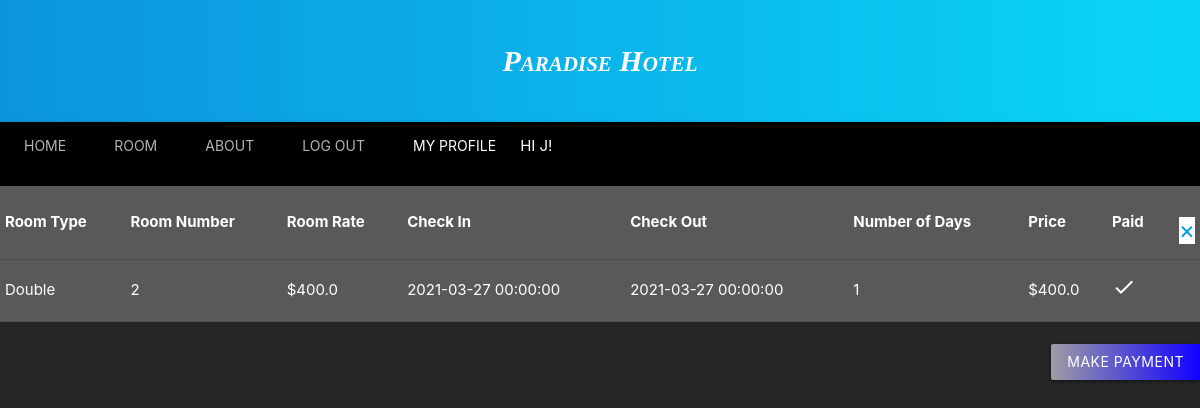
The app's page /MyBill/2 (signed in), older data.
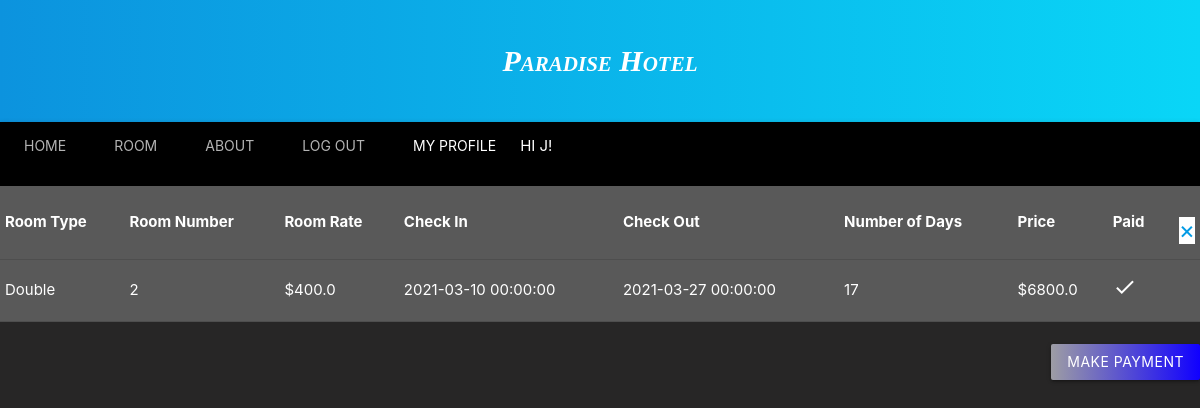
The same page, newer data.
### models.py (models this page shows, shortened)
class Bill(db.Model):
  roomType= db.Column(db.String(120), nullable=False)
  roomNumber= db.Column(db.Integer, db.ForeignKey('room.roomNumber'), primary_key= True)
  roomRate= db.Column( db.Float, nullable= False)
  check_in_Date= db.Column(db.DateTime, default=datetime.datetime.utcnow)
  check_out_Date= db.Column(db.DateTime)
  paid= db.Column('paid', db.Boolean, nullable=False, default= False)
  numberDays = db.Column (db.Integer , nullable=False)
  price= db.Column( db.Float, nullable= False)
  userEmail= db.Column('email', db.String(120), db.ForeignKey("user.email"))
  def toDict(self):
    return{
      'roomType' : self.roomType,
      'roomNumber' : self.roomNumber,
      'roomRate' : self.roomRate,
      'check_in_Date' : self.check_in_Date.strftime("%Y-%m-%d"),
      'check_out_Date' : self.check_out_Date.strftime("%Y-%m-%d"),
      'price' : self.price,
      'userEmail' : self.userEmail,
      'paid': self.paid
    }

### main.py (the view)
@app.route('/MyBill/<roomNumber>', methods=['GET'])
@login_required
def display_bill(roomNumber):
  if current_user.is_authenticated:
    user= User.query.filter_by(email= current_user.email).first()
    user= user.toDict()
    bill = Bill.query.filter_by(roomNumber= int(roomNumber)).first()
    return render_template('Userbill.html' , user = user , bill = bill)
  return redirect("/MyBookings")

### main.py (called while the page is built)
@login_manager.user_loader
def load_user(user_id):
    return User.query.filter_by(id=user_id).first()

### models.py (called while the page is built)
  def toDict(self):             #Missing bills...should i include a toDict() ?
    return {
        'id': self.id,
        'customer': self.customer.toDict(),
        'email': self.email,
        'bookings': [ booking.toDict() for booking in self.bookings],
        'bills': [bill.toDict() for bill in self.bills]
    }

  def toDict(self):
    return{
            'email': self.email,
            'firstName': self.firstName,
            'lastName': self.lastName,
            'phoneNumber': str(self.phoneNumber),
            'country': self.country,
            'address':self.address
        }

  def toDict(self):
      return{
        'roomNumber' : self.roomNumber,
        'roomType' : self.roomType,
        'check_in_Date' : self.check_in_Date.strftime("%Y-%m-%d"),
        'check_out_Date' : self.check_out_Date.strftime("%Y-%m-%d")
      }

### templates/Userbill.html (shortened to what this page needs)
{% extends "Layout.html" %}
{% block content %}
<div id="details" class = " content-text">
  {% if bill == none %}
    <p> No Bill </p>
  {% else %}
    <table class="center">
  <thead>
    <tr>
      <th> Room Type </th>
      <th> Room Number </th>
      <th> Room Rate
      <th> Check In </th>
      <th> Check Out </th>
      <th> Number of Days </th>
      <th> Price </th>
      <th> Paid </th>
      <th ><h5><a href="/MyBookings" class="close right ">&times</a> </h5> </th>
    </tr>
  </thead>
  <tbody>
    <tr class="table-row">
    <td> {{bill.roomType}} </td>
    <td> {{bill.roomNumber}} </td>
    <td> ${{bill.roomRate}} </td>
    <td> {{bill.check_in_Date}}  </td>
    <td> {{bill.check_out_Date}}  </td>
    <td> {{bill.numberDays}}  </td>
    <td> ${{bill.price}}  </td>
    {%  if bill.paid == True  %}
    <td><i class="material-icons">check</i></td>
    {%   elif bill.paid == False %}
    <td> <i class="material-icons">clear</i> </td>
    {%   endif %}
  </tr>
</tbody>
</table>
  <br/>
  <div class="modal-btn right">
    <a class="waves-effect waves-light btn modal-trigger" style="background: linear-gradient(to right, #9d9da4, #1000FF);"href="#modal1">Make Payment </a>
  </div>
  {% endif %}
</div>
{% endblock %}

### templates/Layout.html (shortened to what this page needs)
<!DOCTYPE html>
<html lang="en">
    <head>
         <link rel="stylesheet" href="https://cdnjs.cloudflare.com/ajax/libs/materialize/1.0.0/css/materialize.min.css">
    </head>
    <body onload="select()">
        <div class="header">
          <p style="font: italic small-caps bold 30px/2 cursive;">Paradise Hotel</p>
        </div>
        <nav class="black">
            <div class="nav-content">
                <ul class="tabs tabs-transparent">
                  <li class="tab"><a id="tab1"  href="/" >Home</a></li>
                  <li  class="tab" ><a id="tab2" href="/rooms" >Room</a></li>
                  <li  class="tab"><a id="tab3" href="/about" >About</a></li>
                  {% if current_user.is_authenticated %}
                  <li class="tab"><a id="tab4" onclick="toggleModal(event)" href="/logout" >Log Out</a></li>
                  <li class="tab"><a id="tab6"  href="/MyAccount" >My Profile</a></li>
                   <li  class="tab"> Hi {{ user['customer']['firstName'] }}! </li>
                   {%  else %}
                   <li class="tab"><a id="tab5"  href="/loginForm" >Login</a></li>
                  {% endif %}
                </ul>
              </div>
        </nav>
        <div id="container">{% block content %}{% endblock %}</div>
    </body>
</html>

### templates/Userbill.html (style rules this page uses)
table { background-color: #595959; }

Row changes from the older to the newer data that the page shows:
changed Bill "Double": check_in_Date "2021-03-27 00:00:00" → "2021-03-10 00:00:00"; numberDays "1" → "17"; price "400.0" → "6800.0"
